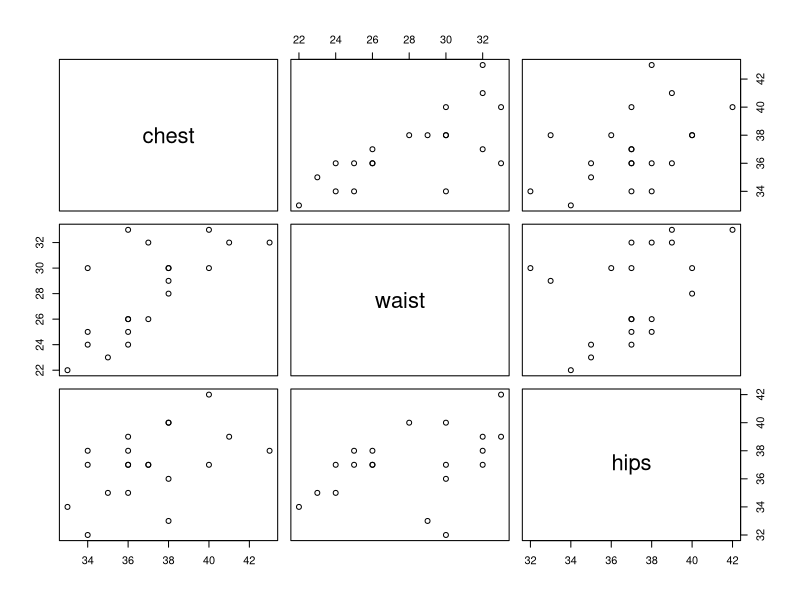
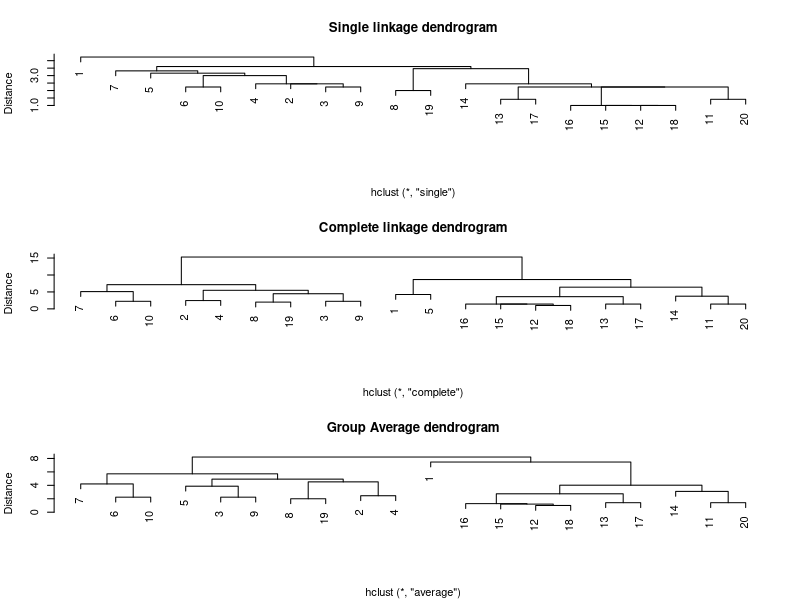
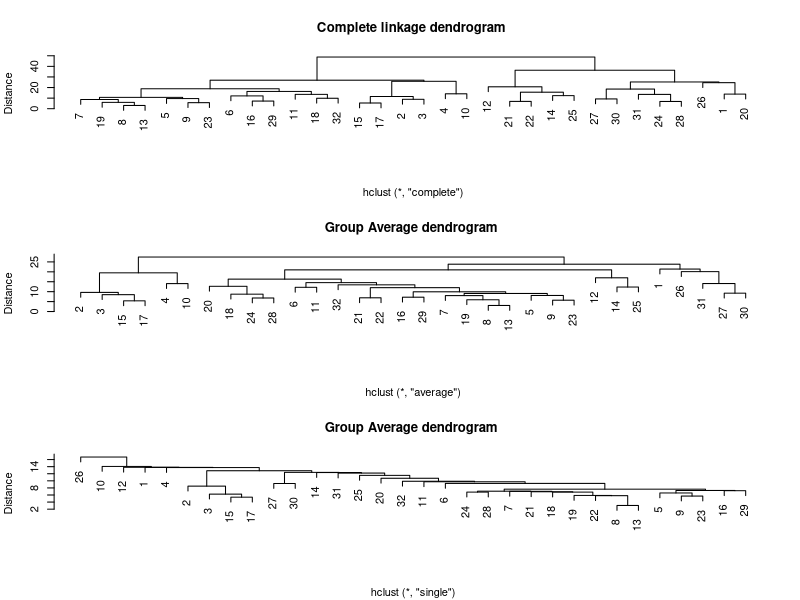
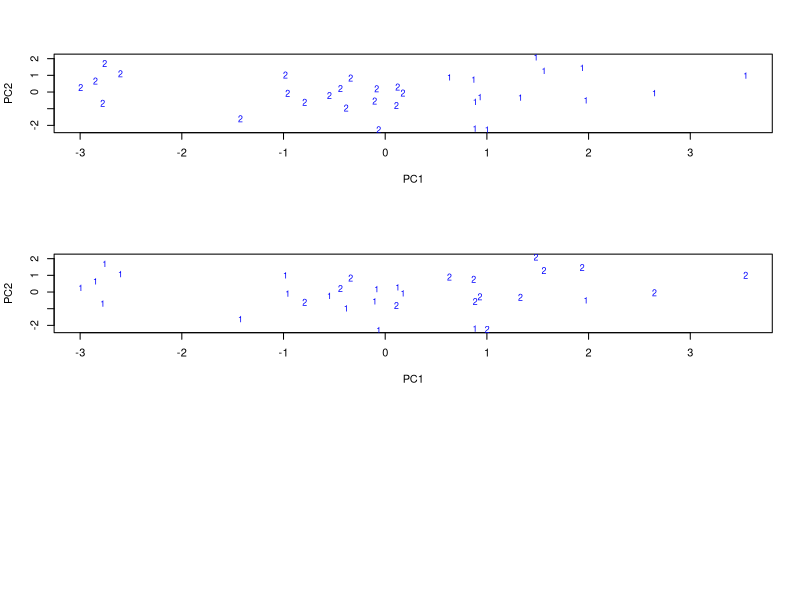

Recreate these plots in R, in order.
# Read data (size.dat) from your directory and attach in R for use.

size = read.table("mva/size.dat",header=T)

# Scatterplot matrix 
pairs(size[,-1])


par(mfrow=c(3,1))

# Single Linkage
plot(hclust(dist(size[,-1]),method="single"),labels=size[,1],xlab=NA,ylab="Distance",main="Single linkage dendrogram")

# Complete Linkage
plot(hclust(dist(size[,-1]),method="complete"),labels=size[,1],xlab=NA,ylab="Distance",main="Complete linkage dendrogram")

# Group Average
plot(hclust(dist(size[,-1]),method="average"),labels=size[,1],xlab=NA,ylab="Distance",main="Group Average dendrogram")

dist(size[,-1])



##############################################################################################

# Read data (tibetan.dat) from your directory and attach in R for use.
skull = read.table("mva/tibetan.dat")

par(mfrow=c(3,1))

# Complete Linkage
plot(hclust(dist(skull),method="complete"),xlab=NA,ylab="Distance",main="Complete linkage dendrogram ")

# Group Average
plot(hclust(dist(skull),method="average"),xlab=NA,ylab="Distance",main="Group Average dendrogram ")


# Group Average
plot(hclust(dist(skull),method="single"),xlab=NA,ylab="Distance",main="Group Average dendrogram ")


dist(skull)

# K-means method (k=2)
skull.kmeans = kmeans(skull,2)
skull.kmeans

# Principal component analysis (used for making the following figures);
skull.pca=princomp(skull,cor=T)

#Plot of first two principal component scores by clustering
plot(skull.pca$scores[,1], skull.pca$scores[,2], xlab="PC1",ylab="PC2",type="n",lwd=2)
text(skull.pca$scores[,1], skull.pca$scores[,2],labels=skull.kmeans$cluster,col="blue",cex=.8,lwd=2)

#Plot of first two principal component scores by original grouping
group=c(rep(1,17), rep(2,15))
plot(skull.pca$scores[,1], skull.pca$scores[,2], xlab="PC1",ylab="PC2",type="n",lwd=2)
text(skull.pca$scores[,1], skull.pca$scores[,2],labels=group,col="blue",cex=.8,lwd=2)


